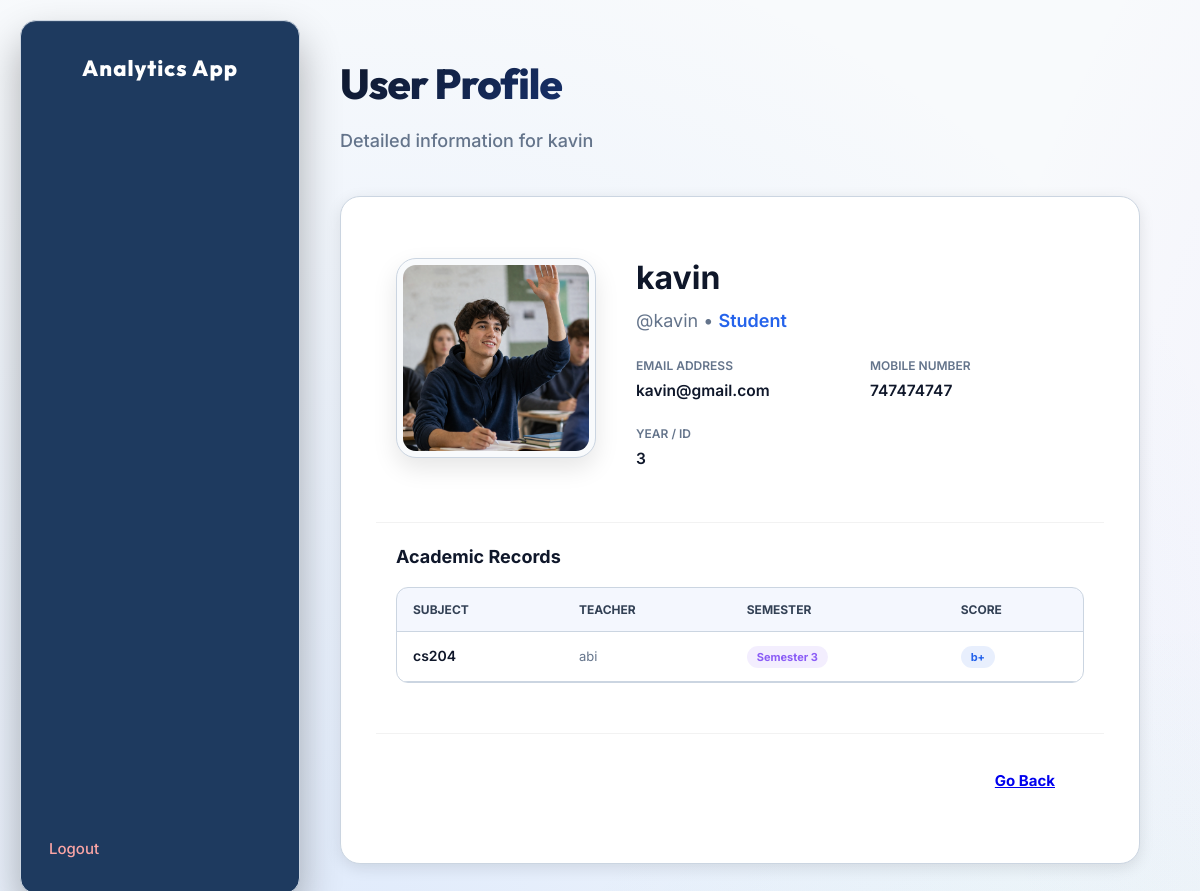
Page /user_profile/kavin (signed in) on the committed database.
### app.py (models this page shows, shortened)
class User(db.Model):  # type: ignore
    id = db.Column(db.Integer, primary_key=True)
    username = db.Column(db.String(100), unique=True, nullable=False)
    password_hash = db.Column(db.String(255), nullable=False)
    role = db.Column(db.String(20), nullable=False) # admin, teacher, student
    full_name = db.Column(db.String(100))
    email = db.Column(db.String(100))
    mobile = db.Column(db.String(20))
    year = db.Column(db.String(20)) # For students
    photo_url = db.Column(db.String(200)) # Path to profile photo
    theme = db.Column(db.String(50), default="theme-light")

class Mark(db.Model):
    id = db.Column(db.Integer, primary_key=True)
    student_username = db.Column(db.String(100), nullable=False)
    teacher_username = db.Column(db.String(100), nullable=False)
    subject = db.Column(db.String(100), nullable=False)
    semester = db.Column(db.String(50), nullable=False)
    score = db.Column(db.String(20), nullable=False)
    date_added = db.Column(db.String(50))

### app.py (the view)
@app.route("/user_profile/<username>")
def user_profile(username):
    if "user" not in session:
        return redirect("/")
    user = User.query.filter_by(username=username).first()
    theme = session.get("theme", "theme-light")
    if not user:
        return render_template("user_not_found.html", username=username, theme=theme)
    marks = Mark.query.filter_by(student_username=username).all() if user.role == 'student' else []
    return render_template("user_profile.html", profile_user=user, theme=theme, marks=marks)

### templates/user_profile.html (shortened to what this page needs)
<!DOCTYPE html>
<html lang="en">
<head>
    <link rel="stylesheet" href="/static/style.css">
</head>
<body class="{{ theme }} app-bg">
    <div class="layout">
        <aside class="sidebar">
            <div class="sidebar-brand">
                <h2>Analytics App</h2>
            </div>
            <nav class="sidebar-nav">
                <a href="/logout" class="logout">Logout</a>
            </nav>
        </aside>
        <main class="main">
            <div class="page-header">
                <h1>User Profile</h1>
                <p>Detailed information for {{ profile_user.username }}</p>
            </div>
            <div class="panel" style="max-width: 800px; margin: 0 auto;">
                <div style="display: flex; gap: 40px; align-items: center; padding: 20px;">
                    <div class="profile-photo-large">
                        {% if profile_user.photo_url %}
                        <img src="{{ profile_user.photo_url }}"
                            style="width: 200px; height: 200px; border-radius: 20px; object-fit: cover; object-position: center top; padding: 6px; background: var(--surface); box-sizing: border-box; box-shadow: 0 10px 25px rgba(0,0,0,0.1); border: 1px solid var(--border);">
                        {% else %}
                        <div
                            style="width: 200px; height: 200px; border-radius: 20px; background: #e2e8f0; display: flex; align-items: center; justify-content: center; font-size: 80px; font-weight: 800; color: #94a3b8; box-shadow: 0 10px 25px rgba(0,0,0,0.05);">
                            {{ profile_user.username[0].upper() }}
                        </div>
                        {% endif %}
                    </div>
                    <div class="profile-info" style="flex: 1;">
                        <h2 style="margin: 0; font-size: 32px; color: var(--text);">{{ profile_user.full_name or 'No
                            Name Provided' }}</h2>
                        <p style="color: var(--muted); font-size: 18px; margin: 4px 0 20px;">@{{ profile_user.username
                            }} • <span style="text-transform: capitalize; color: var(--accent); font-weight: 600;">{{
                                profile_user.role }}</span></p>
                        <div style="display: grid; grid-template-columns: 1fr 1fr; gap: 20px;">
                            <div class="info-item">
                                <label
                                    style="display: block; font-size: 12px; text-transform: uppercase; color: var(--muted); margin-bottom: 4px;">Email
                                    Address</label>
                                <div style="font-weight: 600; color: var(--text);">{{ profile_user.email or '—' }}</div>
                            </div>
                            <div class="info-item">
                                <label
                                    style="display: block; font-size: 12px; text-transform: uppercase; color: var(--muted); margin-bottom: 4px;">Mobile
                                    Number</label>
                                <div style="font-weight: 600; color: var(--text);">{{ profile_user.mobile or '—' }}
                                </div>
                            </div>
                            {% if profile_user.role == 'student' %}
                            <div class="info-item">
                                <label
                                    style="display: block; font-size: 12px; text-transform: uppercase; color: var(--muted); margin-bottom: 4px;">Year
                                    / ID</label>
                                <div style="font-weight: 600; color: var(--text);">{{ profile_user.year or '—' }}</div>
                            </div>
                            {% endif %}
                        </div>
                    </div>
                </div>
                {% if marks %}
                <div style="margin-top: 30px; padding: 20px; border-top: 1px solid rgba(0,0,0,0.05);">
                    <h3 style="margin-top: 0; margin-bottom: 15px; font-size: 18px; color: var(--text);">Academic Records</h3>
                    <div style="overflow-x: auto; border-radius: 12px; border: 1px solid var(--border);">
                        <table style="width: 100%; border-collapse: collapse; text-align: left;">
                            <thead>
                                <tr>
                                    <th style="padding: 12px 16px; border-bottom: 1px solid var(--border); background: rgba(37, 99, 235, 0.05); font-weight: 700; color: var(--text-2); font-size: 12px; text-transform: uppercase;">Subject</th>
                                    <th style="padding: 12px 16px; border-bottom: 1px solid var(--border); background: rgba(37, 99, 235, 0.05); font-weight: 700; color: var(--text-2); font-size: 12px; text-transform: uppercase;">Teacher</th>
                                    <th style="padding: 12px 16px; border-bottom: 1px solid var(--border); background: rgba(37, 99, 235, 0.05); font-weight: 700; color: var(--text-2); font-size: 12px; text-transform: uppercase;">Semester</th>
                                    <th style="padding: 12px 16px; border-bottom: 1px solid var(--border); background: rgba(37, 99, 235, 0.05); font-weight: 700; color: var(--text-2); font-size: 12px; text-transform: uppercase;">Score</th>
                                </tr>
                            </thead>
                            <tbody>
                                {% for m in marks %}
                                <tr>
                                    <td style="padding: 12px 16px; border-bottom: 1px solid var(--border); color: var(--text); font-weight: 600; font-size: 14px;">{{ m.subject }}</td>
                                    <td style="padding: 12px 16px; border-bottom: 1px solid var(--border); color: var(--muted); font-size: 13px;">{{ m.teacher_username }}</td>
                                    <td style="padding: 12px 16px; border-bottom: 1px solid var(--border);"><span style="padding: 4px 10px; border-radius: 20px; font-size: 11px; font-weight: 700; background: rgba(139, 92, 246, 0.1); color: #8b5cf6;">{{ m.semester }}</span></td>
                                    <td style="padding: 12px 16px; border-bottom: 1px solid var(--border);"><span style="padding: 4px 10px; border-radius: 20px; font-size: 11px; font-weight: 700; background: rgba(37, 99, 235, 0.1); color: var(--accent);">{{ m.score }}</span></td>
                                </tr>
                                {% endfor %}
                            </tbody>
                        </table>
                    </div>
                </div>
                {% endif %}
                <div
                    style="margin-top: 30px; padding: 20px; border-top: 1px solid rgba(0,0,0,0.05); display: flex; justify-content: flex-end;">
                    <a href="javascript:history.back()" class="btn btn-secondary">Go Back</a>
                </div>
            </div>
        </main>
    </div>
</body>
</html>

### static/style.css (style rules this page uses)
*, *::before, *::after { box-sizing: border-box; }
:root { --sidebar-w: 280px; --radius: 16px; --shadow-sm: 0 4px 15px rgba(0, 0, 0, 0.1); --shadow-md: 0 10px 30px rgba(0, 0, 0, 0.2); --shadow-lg: 0 20px 40px rgba(0, 0, 0, 0.3), inset 0 1px 0 rgba(255, 255, 255, 0.1); --shadow-glow: 0 0 30px rgba(59, 130, 246, 0.4); --transition: all 0.35s cubic-bezier(0.25, 1, 0.5, 1); --glass-blur: blur(16px); }
.theme-light { --primary: #1e3a5f; --accent: #2563eb; --surface: #f8fafc; --card: #ffffff; --border: #cbd5e1; --text: #0f172a; --text-2: #334155; --muted: #64748b; --sidebar-bg: #1e3a5f; --sidebar-txt: rgba(255, 255, 255, 0.65); }
body { margin: 0; font-family: 'Inter', sans-serif; background: var(--surface); color: var(--text); line-height: 1.6; font-size: 15.5px; min-height: 100vh; transition: background 0.5s ease, color 0.5s ease; background-attachment: fixed; background-size: 200% 200%; }
.app-bg { background: radial-gradient(circle at 15% 50%, rgba(59, 130, 246, 0.12), transparent 45%), radial-gradient(circle at 85% 30%, rgba(139, 92, 246, 0.12), transparent 45%), radial-gradient(circle at 50% 80%, rgba(16, 185, 129, 0.08), transparent 45%), var(--surface) !important; background-attachment: fixed !important; background-size: 200% 200% !important; animation: ambientBrush 20s ease-in-out infinite !important; }
.layout { display: flex; min-height: 100vh; }
.sidebar { width: var(--sidebar-w); background: var(--sidebar-bg); backdrop-filter: var(--glass-blur); -webkit-backdrop-filter: var(--glass-blur); display: flex; flex-direction: column; position: fixed; top: 20px; left: 20px; bottom: 20px; border-radius: var(--radius); border: 1px solid var(--border); z-index: 100; box-shadow: var(--shadow-lg); transition: var(--transition); }
.sidebar-brand { padding: 30px 24px 20px; text-align: center; }
.sidebar-brand h2 { margin: 0; font-size: 22px; font-weight: 800; color: #fff; font-family: 'Outfit', sans-serif; letter-spacing: 1px; }
.sidebar-nav { flex: 1; padding: 20px 12px; display: flex; flex-direction: column; gap: 4px; }
.sidebar-nav a { display: flex; align-items: center; gap: 12px; padding: 12px 16px; color: var(--sidebar-txt); text-decoration: none; border-radius: 12px; font-size: 15px; font-weight: 500; transition: var(--transition); }
.sidebar-nav a.logout { color: #fca5a5; margin-top: auto; }
.main { margin-left: var(--sidebar-w); flex: 1; padding: 50px 60px; }
.page-header { margin-bottom: 40px; }
.page-header h1 { margin: 0 0 10px; font-size: 42px; font-weight: 800; font-family: 'Outfit', sans-serif; background: linear-gradient(135deg, var(--text) 0%, var(--accent) 100%); -webkit-background-clip: text; background-clip: text; -webkit-text-fill-color: transparent; letter-spacing: -1px; }
.page-header p { margin: 0; font-size: 18px; color: var(--muted); font-weight: 500; }
.panel { background: var(--card); backdrop-filter: var(--glass-blur); -webkit-backdrop-filter: var(--glass-blur); border: 1px solid var(--border); border-radius: 20px; padding: 35px; box-shadow: var(--shadow-sm); margin-bottom: 30px; transition: var(--transition); position: relative; overflow: hidden; }
.panel::before { content: ''; position: absolute; top: 0; left: 0; right: 0; bottom: 0; border-radius: 20px; background: radial-gradient(800px circle at var(--mouse-x, 50%) var(--mouse-y, 50%), rgba(255, 255, 255, 0.06), transparent 40%); opacity: 0; transition: opacity 0.5s; pointer-events: none; }
table { width: 100%; border-collapse: collapse; }
th { text-align: left; padding: 20px 16px; font-size: 13px; text-transform: uppercase; color: var(--muted); border-bottom: 2px solid var(--border); }
td { padding: 18px 16px; border-bottom: 1px solid var(--border); color: var(--text-2); }
tr:last-child td { border-bottom: none; }
label { display: block; font-size: 14px; font-weight: 600; color: var(--text-2); margin-bottom: 8px; }
.btn { display: inline-flex; align-items: center; justify-content: center; padding: 14px 28px; border-radius: 12px; font-weight: 700; font-size: 15px; cursor: pointer; border: 1px solid transparent; transition: var(--transition); gap: 8px; position: relative; overflow: hidden; }

### rows in the picture
User: username "kavin", photo_url (picture), full_name "kavin", role "Student", email "kavin@gmail.com", mobile "747474747", year "3"
Mark: subject "cs204", teacher_username "abi", semester "Semester 3", score "b+"
